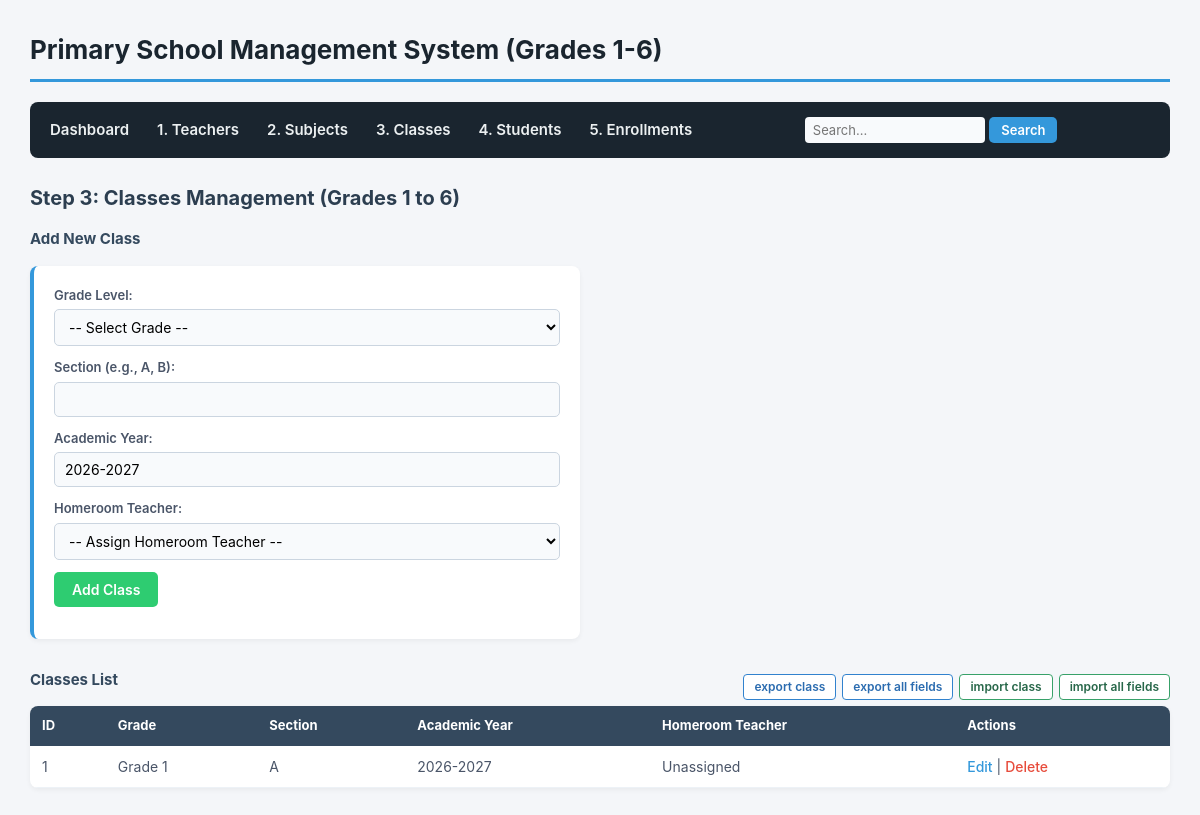
Page /classes.php on the earlier database version.
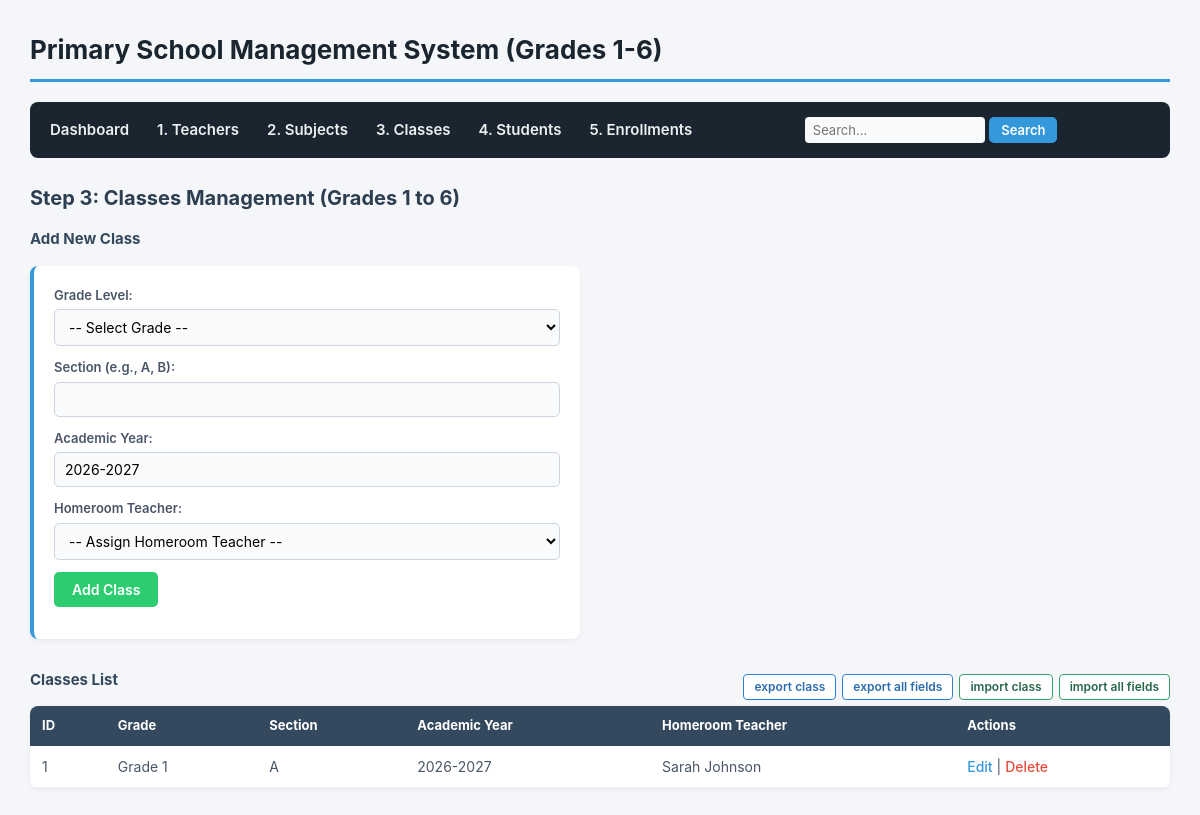
Same page on the later database version.
### tables this page shows
CREATE TABLE `classes` (
  `class_id` int(11) NOT NULL,
  `grade_level` int(11) NOT NULL CHECK (`grade_level` between 1 and 6),
  `section` varchar(5) NOT NULL,
  `academic_year` varchar(9) NOT NULL,
  `homeroom_teacher_id` int(11) DEFAULT NULL
);

### classes.php (the view, shortened to what this page needs)
<?php
require_once 'db.php';
$edit_class = isset($_GET['edit']) ? $pdo->prepare("SELECT * FROM classes WHERE class_id = ?") : null;
$classes  = $pdo->query("
    SELECT c.*, CONCAT(t.first_name, ' ', t.last_name) AS teacher_name
    FROM classes c
    LEFT JOIN teachers t ON c.homeroom_teacher_id = t.teacher_id
    ORDER BY c.class_id DESC
")->fetchAll();
include 'header.php';
?>
<h2>Step 3: Classes Management (Grades 1 to 6)</h2>
<h3><?= $edit_class ? 'Edit Class' : 'Add New Class' ?></h3>
<form action="classes.php" method="POST">
    <p>
        <label>Grade Level:</label>
        <select name="grade_level" required>
            <option value="">-- Select Grade --</option>
        </select>
    </p>
    <p>
        <label>Section (e.g., A, B):</label>
        <input type="text" name="section" value="<?= $edit_class['section'] ?? '' ?>" required>
    </p>
    <p>
        <label>Academic Year:</label>
        <input type="text" name="academic_year" value="<?= $edit_class['academic_year'] ?? '2026-2027' ?>" required>
    </p>
    <p>
        <label>Homeroom Teacher:</label>
        <select name="homeroom_teacher_id">
            <option value="">-- Assign Homeroom Teacher --</option>
        </select>
    </p>
    <p>
        <button type="submit" name="save_class"><?= $edit_class ? 'Update Class' : 'Add Class' ?></button>
    </p>
</form>
<div style="display: flex; justify-content: space-between; align-items: center; margin-top: 30px;">
    <h3>Classes List</h3>
    <div style="display: flex; gap: 6px;">
        <a href="db_tools.php?action=export_data&table=classes" class="btn-tool btn-tool-export">export class</a>
        <a href="db_tools.php?action=export_data&table=all" class="btn-tool btn-tool-export">export all fields</a>
        <button type="button" class="btn-tool btn-tool-import" onclick="openImportModal('Import Classes Data', 'classes')">import class</button>
        <button type="button" class="btn-tool btn-tool-import" onclick="openImportModal('Import All Database Data', 'all')">import all fields</button>
    </div>
</div>
<table>
    <thead>
        <tr><th>ID</th><th>Grade</th><th>Section</th><th>Academic Year</th><th>Homeroom Teacher</th><th>Actions</th></tr>
    </thead>
    <tbody>
        <?php foreach ($classes as $c): ?>
            <tr>
                <td><?= $c['class_id'] ?></td>
                <td>Grade <?= $c['grade_level'] ?></td>
                <td><?= htmlspecialchars($c['section']) ?></td>
                <td><?= htmlspecialchars($c['academic_year']) ?></td>
                <td><?= htmlspecialchars($c['teacher_name'] ?? 'Unassigned') ?></td>
                <td>
                    <a href="classes.php?edit=<?= $c['class_id'] ?>">Edit</a> |
                    <a href="classes.php?delete=<?= $c['class_id'] ?>" class="btn-delete" onclick="return confirm('Delete class?')">Delete</a>
                </td>
            </tr>
        <?php endforeach; ?>
    </tbody>
</table>
</body>
</html>

Differences in the rows shown:
changed classes id 1: teacher_name "Unassigned" → "Sarah Johnson"
